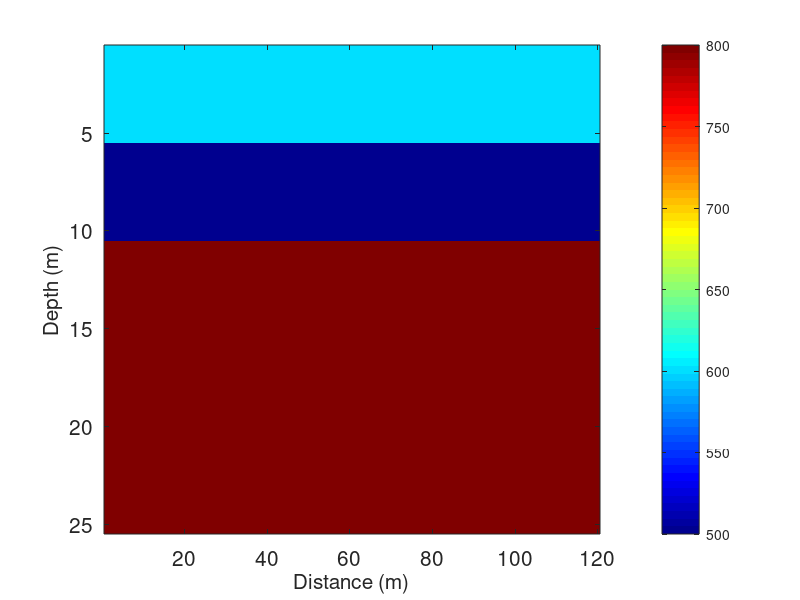

Recreate this plot in MATLAB. (Note: this script raises an error after producing the figure.)
clear all
addpath('./data')
%% figure3
load figure3.mat
figure
imagesc(vs_d)
colormap(jet)
set(gca,'FontSize',15);
title(' ','FontSize',15)
xlabel('Distance (m)','FontSize',15)
ylabel('Depth (m)','FontSize',15)
c=colorbar('Ticks',[500,600,700,800]);
c.Label.String = 'Vs (m/s)';
c.FontSize=15; 
set(c.Label,'Position',[ 0.5 max(c.Limits)*1.04 ],'Rotation',360,'FontSize',15);
set(gcf,'Position',[640 558 560 420])
set(gca,'LooseInset',get(gca,'TightInset'))
set(gca, 'LooseInset', [0,0,0.04,0]);
% print('figure3','-dsvg','-r300')
%% figure4
load figure4.mat
figure
wigg(seismo_v_u(:,2:2:end),2,dt,1)
set(gca,'FontSize',15);
 xlabel('Distance (m)','fontsize',15);
 ylabel('Time (s)','fontsize',15);
 annotation('textbox',[.015 .82 .1 .2],'String','(a)','EdgeColor','none','FontSize',15)
set(gcf,'Position',[640 558 560 420])
set(gca,'LooseInset',get(gca,'TightInset'))
set(gca, 'LooseInset', [0,0,0.04,0]);
% print('-painters','figure4a','-dsvg','-r300')


figure
wigg(seismo_v_d(:,2:2:end),2,dt,1)
set(gca,'FontSize',15);
 xlabel('Distance(m)','fontsize',15);
 ylabel('Time(s)','fontsize',15);
 annotation('textbox',[.015 .82 .1 .2],'String','(b)','EdgeColor','none','FontSize',15)
set(gcf,'Position',[640 558 560 420])
set(gca,'LooseInset',get(gca,'TightInset'))
set(gca, 'LooseInset', [0,0,0.04,0]);
% print('-painters','figure4b','-dsvg','-r300')


 figure
plot(dt:dt:nt*dt,seismo_v_u(:,40), 'k','LineWidth',2)
hold on 
plot(dt:dt:nt*dt,seismo_v_d(:,40), 'r','LineWidth',2)
 set(gca,'FontSize',15);
 annotation('textbox',[.00 .82 .1 .2],'String','(c)','EdgeColor','none','FontSize',15)
ylabel(' Amplitude ','fontsize',15); xlabel(' Time(s) ','fontsize',15);
 legend(['\fontname{Times New Roman}Geophone' ],['\fontname{Times New Roman}DAS']);
 set(gcf,'Position',[640 558 560 420])
set(gca,'LooseInset',get(gca,'TightInset'))
set(gca, 'LooseInset', [0,0,0.04,0]);
% print('figure4c','-dsvg','-r300')

figure
imagesc(fmin:df:fmax,vmin:vmax,mlu(:,:,1))
set(gca,'Ydir','normal')
set(gca,'FontSize',15);
colormap(jet)
ylabel('Phase velocity(m/s)','FontSize',15);
xlabel('Frequency(Hz)','FontSize',15)
hold on 
plot(fmin:0.2:fmax,cr_0u(:,1),'k--','LineWidth',1.5) 
plot(fmin:2:fmax,vr(1:10:end,1),'g*','LineWidth',1.5) 
plot(fmin:0.2:fmax,mu90+vmin,'w--','LineWidth',1.5) 
annotation('textbox',[.00 .8 .1 .2],'String','(d)','EdgeColor','none','FontSize',15)
legend(['\fontname{Times New Roman}Geophone'],['\fontname{Times New Roman}Theoretical dispersion curve'])
colorbar
c=colorbar;
c.FontSize=15; 
set(gcf,'Position',[640 558 560 420])
set(gca,'LooseInset',get(gca,'TightInset'))
set(gca, 'LooseInset', [0,0,0.04,0]);
% print('figure4d','-dsvg','-r300')

figure
imagesc(fmin:df:fmax,vmin:vmax,mld(:,:,1))
set(gca,'Ydir','normal')
set(gca,'FontSize',15);
colormap(jet)
ylabel('Phase velocity(m/s)','FontSize',15);
xlabel('Frequency(Hz)','FontSize',15)
hold on 
plot(fmin:0.2:fmax,cr_0d(:,1),'k--','LineWidth',1.5) 
plot(fmin:2:fmax,vr(1:10:end,1),'g*','LineWidth',1.5) 
plot(fmin:0.2:fmax,md90+vmin,'w--','LineWidth',1.5) 
annotation('textbox',[.00 .82 .1 .2],'String','(e)','EdgeColor','none','FontSize',15)
legend(['\fontname{Times New Roman}DAS'],['\fontname{Times New Roman}Theoretical dispersion curve'])
colorbar
c=colorbar;
c.FontSize=15; 
set(gcf,'Position',[640 558 560 420])
set(gca,'LooseInset',get(gca,'TightInset'))
set(gca, 'LooseInset', [0,0,0.04,0]);
% print('figure4e','-dsvg','-r300')

 figure
 plot(fmin:df:fmax,vr(:,1), 'k','LineWidth',2)
hold on 
plot(fmin:df:fmax,cr_0u, 'r--','LineWidth',2)
plot(fmin:df:fmax,cr_0d, 'g--','LineWidth',2)
 set(gca,'FontSize',15);
 annotation('textbox',[.00 .82 .1 .2],'String','(f)','EdgeColor','none','FontSize',15)
ylabel('Phase velocity(m/s) ','fontsize',15); xlabel(' Frequency(Hz) ','fontsize',15);
axis([10  80  400 1000])
legend(['\fontname{Times New Roman}Theoretical dispersion curve' ],['\fontname{Times New Roman}Geophone' ],['\fontname{Times New Roman}DAS']);
 set(gcf,'Position',[640 558 560 420])
set(gca,'LooseInset',get(gca,'TightInset'))
set(gca, 'LooseInset', [0,0,0.04,0]);
% print('figure4f','-dsvg','-r300')
%% figure 5
load ('figure5.mat')
figure
imagesc(vs_d)
colormap(jet)
set(gca,'FontSize',15);
title(' ','FontSize',15)
annotation('textbox',[.00 .8 .1 .2],'String','(a)','EdgeColor','none','FontSize',15)
xlabel('Distance (m)','FontSize',15)
ylabel('Depth (m)','FontSize',15)
c=colorbar;
c.Label.String = 'Vs (m/s)';
c.FontSize=15; 
set(c.Label,'Position',[ 0.5 max(c.Limits)*1.045 ],'Rotation',360,'FontSize',15);
set(gcf,'Position',[640 558 1060 420])
set(gca,'LooseInset',get(gca,'TightInset'))
set(gca, 'LooseInset', [0,0,0.04,0]);
% print('figure5a','-dsvg','-r300')

figure
imagesc(vsi)
colormap(jet)
set(gca,'FontSize',15);
title(' ','FontSize',15)
annotation('textbox',[.00 .8 .1 .2],'String','(b)','EdgeColor','none','FontSize',15)
xlabel('Distance (m)','FontSize',15)
ylabel('Depth (m)','FontSize',15)
c=colorbar;
c.Label.String = 'Vs (m/s)';
c.FontSize=15; 
set(c.Label,'Position',[ 0.5 max(c.Limits)*1.045 ],'Rotation',360,'FontSize',15);
set(gcf,'Position',[640 558 1060 420])
set(gca,'LooseInset',get(gca,'TightInset'))
set(gca, 'LooseInset', [0,0,0.04,0]);
% print('figure5b','-dsvg','-r300')

figure
imagesc(vs)
colormap(jet)
set(gca,'FontSize',15);
title(' ','FontSize',15)
annotation('textbox',[.00 .8 .1 .2],'String','(c)','EdgeColor','none','FontSize',15)
xlabel('Distance (m)','FontSize',15)
ylabel('Depth (m)','FontSize',15)
c=colorbar;
c.Label.String = 'Vs (m/s)';
c.FontSize=15; 
set(c.Label,'Position',[ 0.5 max(c.Limits)*1.045 ],'Rotation',360,'FontSize',15);
set(gcf,'Position',[640 558 1060 420])
set(gca,'LooseInset',get(gca,'TightInset'))
set(gca, 'LooseInset', [0,0,0.04,0]);
% print('figure5c','-dsvg','-r300')
%% figure 6
load ('figure6.mat')
figure
imagesc(shot,freq,round(cr_0))
set(gca,'Ydir','normal')
ylabel(' Frequency(Hz)','FontSize',15);   xlabel(' Shots (#) ','FontSize',15);
colormap(jet)
set(gca,'FontSize',15);
title(' ','FontSize',15)
annotation('textbox',[.00 .8 .1 .2],'String','(a)','EdgeColor','none','FontSize',15)
c=colorbar;
caxis([245 662])
c.Label.String = 'V (m/s)';
c.FontSize=15; 
set(c.Label,'Position',[ 0.5 max(c.Limits)*1.052 ],'Rotation',360,'FontSize',15);
set(gcf,'Position',[640 558 560 420])
set(gca,'LooseInset',get(gca,'TightInset'))
set(gca, 'LooseInset', [0,0,0.04,0]);
% print('figure6a','-dsvg','-r300')

figure
imagesc(shot,freq,round(cr_011))
set(gca,'Ydir','normal')
ylabel(' Frequency(Hz)','FontSize',15);   xlabel(' Shots (#) ','FontSize',15);
colormap(jet)
set(gca,'FontSize',15);
title(' ','FontSize',15)
annotation('textbox',[.00 .8 .1 .2],'String','(b)','EdgeColor','none','FontSize',15)
c=colorbar;
caxis([245 662])
c.Label.String = 'V (m/s)';
c.FontSize=15; 
set(c.Label,'Position',[ 0.5 max(c.Limits)*1.052 ],'Rotation',360,'FontSize',15);
set(gcf,'Position',[640 558 560 420])
set(gca,'LooseInset',get(gca,'TightInset'))
set(gca, 'LooseInset', [0,0,0.04,0]);
% print('figure6b','-dsvg','-r300')
%% figure 7
load ('figure7.mat')
figure
plot(residual/max(residual), 'k','LineWidth',2)
ylabel('Normalization Data Misfit','FontSize',15);   xlabel(' Iteration ','FontSize',15);
axis([1  62  0 1])
set(gca,'Ydir','normal')
set(gca,'FontSize',15);
annotation('textbox',[.00 .8 .1 .2],'String','(a)','EdgeColor','none','FontSize',15)
set(gcf,'Position',[640 558 560 420])
set(gca,'LooseInset',get(gca,'TightInset'))
set(gca, 'LooseInset', [0,0,0.04,0]);
% print('figure7a','-dsvg','-r300')

figure
plot(residual_m/max(residual_m), 'k','LineWidth',2)
ylabel('Normalization Model Misfit');   xlabel(' Iteration ');
axis([1  62  0.3 1])
set(gca,'Ydir','normal')
set(gca,'FontSize',15);
annotation('textbox',[.00 .8 .1 .2],'String','(b)','EdgeColor','none','FontSize',15)
set(gcf,'Position',[640 558 560 420])
set(gca,'LooseInset',get(gca,'TightInset'))
set(gca, 'LooseInset', [0,0,0.04,0]);
% print('figure7b','-dsvg','-r300')
%% figure 8
load figure8.mat
figure
imagesc(vs_d)
colormap(jet)
set(gca,'FontSize',25);
title(' ','FontSize',25)
annotation('textbox',[.00 .8 .1 .2],'String','(a)','EdgeColor','none','FontSize',25)
xlabel('Distance (m)','FontSize',25)
ylabel('Depth (m)','FontSize',25)
c=colorbar;
c.Label.String = 'dVs (%)';
c.FontSize=25; 
set(c.Label,'Position',[ 0.5 max(c.Limits)*1.02 ],'Rotation',360,'FontSize',25);
caxis([665,735])
set(c,'Ticks',[665 700 735]);
set(c,'TickLabels',[-5 0 5]);
set(gcf,'Position',[640 558 1600 420])
set(gca,'LooseInset',get(gca,'TightInset'))
set(gca, 'LooseInset', [0,0,0.04,0]);
%  print('figure8a','-dsvg','-r300')

figure
imagesc(vsi)
colormap(jet)
set(gca,'FontSize',25);
title(' ','FontSize',25)
annotation('textbox',[.00 .8 .1 .2],'String','(b)','EdgeColor','none','FontSize',25)
xlabel('Distance (m)','FontSize',25)
ylabel('Depth (m)','FontSize',25)
c=colorbar;
c.Label.String = 'dVs (%)';
c.FontSize=25; 
set(c.Label,'Position',[ 0.5 max(c.Limits)*1.02 ],'Rotation',360,'FontSize',25);
caxis([665,735])
set(c,'Ticks',[665 700 735]);
set(c,'TickLabels',[-5 0 5]);
set(gcf,'Position',[640 558 1600 420])
set(gca,'LooseInset',get(gca,'TightInset'))
set(gca, 'LooseInset', [0,0,0.04,0]);
% print('figure8b','-dsvg','-r300')


figure
imagesc(vs1)
hold on 
plot(13*ones(1,120), 'k--','LineWidth',2)
plot(6*ones(1,120), 'k--','LineWidth',2)
for i=10:10:110
plot([i,i],[0,21], 'k--','LineWidth',2)
end
colormap(jet)
set(gca,'FontSize',25);
title(' ','FontSize',25)
annotation('textbox',[.00 .8 .1 .2],'String','(c)','EdgeColor','none','FontSize',25)
xlabel('Distance (m)','FontSize',25)
ylabel('Depth (m)','FontSize',25)
c=colorbar;
c.Label.String = 'dVs (%)';
c.FontSize=25; 
set(c.Label,'Position',[ 0.5 max(c.Limits)*1.02 ],'Rotation',360,'FontSize',25);
caxis([665,735])
set(c,'Ticks',[665 700 735]);
set(c,'TickLabels',[-5 0 5]);
set(gcf,'Position',[640 558 1600 420])
set(gca,'LooseInset',get(gca,'TightInset'))
set(gca, 'LooseInset', [0,0,0.04,0]);
% print('figure8c','-dsvg','-r300')


figure
imagesc(vs2)
hold on 
plot(13*ones(1,120), 'k--','LineWidth',2)
plot(6*ones(1,120), 'k--','LineWidth',2)
for i=10:10:110
plot([i,i],[0,21], 'k--','LineWidth',2)
end
colormap(jet)
set(gca,'FontSize',25);
title(' ','FontSize',25)
annotation('textbox',[.00 .8 .1 .2],'String','(d)','EdgeColor','none','FontSize',25)
xlabel('Distance (m)','FontSize',25)
ylabel('Depth (m)','FontSize',25)
c=colorbar;
c.Label.String = 'dVs (%)';
c.FontSize=25; 
set(c.Label,'Position',[ 0.5 max(c.Limits)*1.02 ],'Rotation',360,'FontSize',25);
caxis([665,735])
set(c,'Ticks',[665 700 735]);
set(c,'TickLabels',[-5 0 5]);
set(gcf,'Position',[640 558 1600 420])
set(gca,'LooseInset',get(gca,'TightInset'))
set(gca, 'LooseInset', [0,0,0.04,0]);
% print('figure8d','-dsvg','-r300')


figure
imagesc(vs3)
hold on 
plot(13*ones(1,120), 'k--','LineWidth',2)
plot(6*ones(1,120), 'k--','LineWidth',2)
for i=10:10:110
plot([i,i],[0,21], 'k--','LineWidth',2)
end
colormap(jet)
set(gca,'FontSize',25);
title(' ','FontSize',25)
annotation('textbox',[.00 .8 .1 .2],'String','(e)','EdgeColor','none','FontSize',25)
xlabel('Distance (m)','FontSize',25)
ylabel('Depth (m)','FontSize',25)
c=colorbar;
c.Label.String = 'dVs (%)';
c.FontSize=25; 
set(c.Label,'Position',[ 0.5 max(c.Limits)*1.02 ],'Rotation',360,'FontSize',25);
caxis([665,735])
set(c,'Ticks',[665 700 735]);
set(c,'TickLabels',[-5 0 5]);
set(gcf,'Position',[640 558 1600 420])
set(gca,'LooseInset',get(gca,'TightInset'))
set(gca, 'LooseInset', [0,0,0.04,0]);
% print('figure8e','-dsvg','-r300')

figure
imagesc(vs4)
hold on 
plot(13*ones(1,120), 'k--','LineWidth',2)
plot(6*ones(1,120), 'k--','LineWidth',2)
for i=10:10:110
plot([i,i],[0,21], 'k--','LineWidth',2)
end
colormap(jet)
set(gca,'FontSize',25);
title(' ','FontSize',25)
annotation('textbox',[.00 .8 .1 .2],'String','(f)','EdgeColor','none','FontSize',25)
xlabel('Distance (m)','FontSize',25)
ylabel('Depth (m)','FontSize',25)
c=colorbar;
c.Label.String = 'dVs (%)';
c.FontSize=25; 
set(c.Label,'Position',[ 0.5 max(c.Limits)*1.02 ],'Rotation',360,'FontSize',25);
caxis([665,735])
set(c,'Ticks',[665 700 735]);
set(c,'TickLabels',[-5 0 5]);
set(gcf,'Position',[640 558 1600 420])
set(gca,'LooseInset',get(gca,'TightInset'))
set(gca, 'LooseInset', [0,0,0.04,0]);
% print('figure8f','-dsvg','-r300')
%% figure 9
load figure9.mat
figure
 plot(residual1/max(residual1), 'k','LineWidth',2)
 hold on
 plot(residual2/max(residual2), 'r','LineWidth',2)
 plot(residual3/max(residual3), 'g','LineWidth',2)
 plot(residual4/max(residual4), 'b','LineWidth',2)
 axis([1  inf  0 1])
 yticks([0 0.2 0.4 0.6 0.8 1])
 legend(['\fontname{Times New Roman}Geophone' ],['\fontname{Times New Roman}g=1m' ],['\fontname{Times New Roman}g=4m' ],['\fontname{Times New Roman}g=8m']);
 ylabel('Normalization Data Misfit');   xlabel(' Iteration ');
 set(gca,'Ydir','normal')
set(gca,'FontSize',15);
annotation('textbox',[.02 .82 .1 .2],'String','(a)','EdgeColor','none','FontSize',15)
set(gcf,'Position',[140 158 560 420])
set(gca,'LooseInset',get(gca,'TightInset'))
set(gca, 'LooseInset', [0,0,0.04,0]);
% print('figure9a','-dsvg','-r300')

 figure
 plot(residual_m1/max(residual_m1), 'k','LineWidth',2)
 hold on
 plot(residual_m2/max(residual_m2), 'r','LineWidth',2)
 plot(residual_m3/max(residual_m3), 'g','LineWidth',2)
 plot(residual_m4/max(residual_m4), 'b','LineWidth',2)
 axis([1  inf  0 1])
  yticks([0 0.2 0.4 0.6 0.8 1])
 legend(['\fontname{Times New Roman}Geophone' ],['\fontname{Times New Roman}g=1m' ],['\fontname{Times New Roman}g=4m' ],['\fontname{Times New Roman}g=8m']);
 ylabel('Normalization Model Misfit');   xlabel(' Iteration ');
 set(gca,'Ydir','normal')
set(gca,'FontSize',15);
annotation('textbox',[.02 .82 .1 .2],'String','(b)','EdgeColor','none','FontSize',15)
set(gcf,'Position',[140 158 560 420])
set(gca,'LooseInset',get(gca,'TightInset'))
set(gca, 'LooseInset', [0,0,0.04,0]);
% print('figure9b','-dsvg','-r300')
%% figure 12
load('figure12.mat')
figure
ax1=axes;
axis_pos= [xmin xmax ymin ymax];
c1=aa_bp(501:2001,1:410);
h=imagesc(0.02:0.02:410*0.02,-30:0.04:30,c1);
axis(axis_pos );
colormap(ax1,'gray') 
xlabel('Distance(km) ','FontSize',15); ylabel(' Time(s) ','FontSize',15);
set(gca,'FontSize',15);
set(gcf,'Position',[640 558 1060 420])
set(gca,'LooseInset',get(gca,'TightInset'))
set(gca, 'LooseInset', [0,0,0.04,0]);
fig_pos=ax1.Position;
caxis([-0.8 0.8])

ax2=axes;
c2=aa_bp(501:2001,411:475);
h2=imagesc(410*0.02:0.02:475*0.02,-30:0.04:30,c2);
axis(axis_pos );
set(ax2,'position',fig_pos );
axis off
caxis([-0.6 0.6])

ax3=axes;
c3=aa_bp(501:2001,476:998);
h3=imagesc(476*0.02:0.02:998*0.02,-30:0.04:30,c3);
% axis off
axis(axis_pos );
set(ax3,'position',fig_pos );
colormap(ax3,'gray') 
axis off
caxis([-0.8 0.8])

hold on
 plot(0.02:0.02:998*0.02,(0.02:0.02:998*0.02)/0.5-410*0.04,'b--','LineWidth',1.5) 
 plot(0.02:0.02:998*0.02,410*0.04-(0.02:0.02:998*0.02)/0.5,'b--','LineWidth',1.5) 
 plot(8:0.02:9.5,(8:0.02:9.5)/0.2-41,'r--','LineWidth',1.5) 
 plot(8:0.02:9.5,41-(8:0.02:9.5)/0.2,'r--','LineWidth',1.5) 
  annotation('textbox',[.89 .59 .1 .2],'String','500m/s','color',[0,0,1],'EdgeColor','none','FontSize',15)
  annotation('textbox',[.89 .16 .1 .2],'String','500m/s','color',[0,0,1],'EdgeColor','none','FontSize',15)
  annotation('textbox',[.386 .49 .1 .2],'String','200m/s','color',[1,0,0],'EdgeColor','none','FontSize',15)
  annotation('textbox',[.386 .26 .1 .2],'String','200m/s','color',[1,0,0],'EdgeColor','none','FontSize',15)
%   print('figure12','-dsvg','-r300')
%% figure 13
load('figure13.mat')
figure
imagesc(1.2:0.02:2.4,0:0.04:10,aa1)
xlabel('Distance(km) ','FontSize',15); ylabel(' Time(s) ','FontSize',15);
colormap(gray)
annotation('textbox',[.00 .8 .1 .2],'String','(a)','EdgeColor','none','FontSize',15)
set(gca,'FontSize',15);
set(gcf,'Position',[640 558 560 420])
set(gca,'LooseInset',get(gca,'TightInset'))
set(gca, 'LooseInset', [0,0,0.04,0]);
% print('figure13a','-dsvg','-r300')

figure
imagesc(6:0.02:7.2,0:0.04:10,aa2)
xlabel('Distance(km) '); ylabel(' Time(s) ');
colormap(gray)
annotation('textbox',[.00 .8 .1 .2],'String','(c)','EdgeColor','none','FontSize',15)
set(gca,'FontSize',15);
set(gcf,'Position',[640 558 560 420])
set(gca,'LooseInset',get(gca,'TightInset'))
set(gca, 'LooseInset', [0,0,0.04,0]);
% print('figure13c','-dsvg','-r300')

figure
    imagesc(f,vmin:dv:vmax,ml1)
     set(gca,'Ydir','normal')
     colormap(jet)
     ylabel('Phase velocity(m/s)','FontSize',15); xlabel('Frequency(Hz)','FontSize',15);
     hold on 
     plot(f(1:5:end),cr_2,'k+','LineWidth',1.5)
     plot(f(82:5:end),cr_01(1:5:end),'gX','LineWidth',1.5)
set(gca,'FontSize',15);
legend(['\fontname{Times New Roman}Fundamental Mode' ],['\fontname{Times New Roman}High-order Mode' ])
colorbar
annotation('textbox',[.00 .8 .1 .2],'String','(b)','EdgeColor','none','FontSize',15)
c=colorbar;
c.FontSize=15; 
set(gcf,'Position',[640 558 560 420])
set(gca,'LooseInset',get(gca,'TightInset'))
set(gca, 'LooseInset', [0,0,0.04,0]);
% print('figure13b','-dsvg','-r300')

figure
    imagesc(f,vmin:dv:vmax,ml2)
     set(gca,'Ydir','normal')
     colormap(jet)
     ylabel('Phase velocity(m/s)','FontSize',15); xlabel('Frequency(Hz)','FontSize',15);
     hold on 
     plot(f(1:5:end),cr_3,'k+','LineWidth',1.5)
set(gca,'FontSize',15);
legend(['\fontname{Times New Roman}Fundamental Mode' ])
colorbar
annotation('textbox',[.00 .8 .1 .2],'String','(d)','EdgeColor','none','FontSize',15)
c=colorbar;
c.FontSize=15; 
set(gcf,'Position',[640 558 560 420])
set(gca,'LooseInset',get(gca,'TightInset'))
set(gca, 'LooseInset', [0,0,0.04,0]);
% print('figure13d','-dsvg','-r300')

load  ('F:\LH\program\Lab_WD_multi_v31_DAS\dasdata\ofset30cr02.mat') 
figure
plot(f,cr_1, 'k','LineWidth',1)
set(gca,'Ydir','normal')
xlabel(' Frequency(Hz)','FontSize',15);   ylabel(' Phase velocity(m/s) ','FontSize',15);
colormap(jet)
set(gca,'FontSize',15);
annotation('textbox',[.00 .8 .1 .2],'String','(e)','EdgeColor','none','FontSize',15)
set(gcf,'Position',[640 558 560 420])
set(gca,'LooseInset',get(gca,'TightInset'))
set(gca, 'LooseInset', [0,0,0.04,0]);
axis([1 4 200 700])
% print('figure13e','-dsvg','-r300')
%% figure 14
load('figure14.mat')
figure
imagesc(0.01:0.01:19.95,0.01:0.01:0.3,vsi);
colormap(jet) 
set(gca,'FontSize',20);
title(' ','FontSize',20)
annotation('textbox',[.00 .8 .1 .2],'String','(a)','EdgeColor','none','FontSize',20)
xlabel('Distance (km)','FontSize',20)
ylabel('Depth (km)','FontSize',20)
c=colorbar;
c.Label.String = 'Vs (m/s)';
c.FontSize=20; 
set(c.Label,'Position',[ 0.5 max(c.Limits)*1.09 ],'Rotation',360,'FontSize',20);
set(gcf,'Position',[640 558 1300 420])
set(gca,'LooseInset',get(gca,'TightInset'))
set(gca, 'LooseInset', [0,0,0.04,0]);
% print('figure14a','-dsvg','-r300')

figure
imagesc(0.01:0.01:19.95,0.01:0.01:0.3,vsd);
hold on
pcolor(0.01:0.01:19.95,0.01:0.01:0.3,vsd);shading interp;
[C,hfigc] = contour(0.01:0.01:19.95,0.01:0.01:0.3,vsd,[600 900],'ShowText','off');
set(hfigc,   'LineWidth',2.0,  'Color', [1 1 1]);
colormap(jet) 
  annotation('textbox',[.19833 .59 .1 .2],'String','600','color',[0,0,0],'EdgeColor','none','FontSize',15)
  annotation('textbox',[.19833 .49 .1 .2],'String','600','color',[0,0,0],'EdgeColor','none','FontSize',15)
  annotation('textbox',[.19833 .32 .1 .2],'String','900','color',[0,0,0],'EdgeColor','none','FontSize',15)
  annotation('textbox',[.4555 .637 .1 .2],'String','Unmapped Faults','HorizontalAlignment','center','color',[1,1,1],'EdgeColor','none','FontSize',15)
  annotation('textbox',[.75 .66 .1 .2],'String','Aptos Fault Zone','HorizontalAlignment','center','color',[1,1,1],'EdgeColor','none','FontSize',15)
rectangle('Position',[8.25 0.017 1 0.2],'LineWidth',1.5,'Edgecolor','k')
rectangle('Position',[14.9 0.017 4.1 0.11],'LineWidth',1.5,'Edgecolor','k')
  plot([3.97,4.1], [0.04,0.13],'k--','LineWidth',2) 
   plot([5.02,4.5], [0.02,0.11],'w--','LineWidth',2) 
   plot([8.36,8.9], [0.02,0.21],'w--','LineWidth',2) 
   plot([16,15], [0.02,0.12],'w--','LineWidth',2) 
   plot([18.24,18.9], [0.02,0.12],'w--','LineWidth',2) 
set(gca,'FontSize',20);
title(' ','FontSize',20)
annotation('textbox',[.00 .8 .1 .2],'String','(b)','EdgeColor','none','FontSize',20)
xlabel('Distance (km)','FontSize',20)
ylabel('Depth (km)','FontSize',20)
c=colorbar;
c.Label.String = 'Vs (m/s)';
c.FontSize=20; 
set(c.Label,'Position',[ 0.5 max(c.Limits)*1.1 ],'Rotation',360,'FontSize',20);
set(gcf,'Position',[640 558 1300 420])
set(gca,'LooseInset',get(gca,'TightInset'))
set(gca, 'LooseInset', [0,0,0.04,0]);
% print('-painters','figure14b','-dsvg','-r300')

figure
hp=imagesc(0.9:0.1:19,0.0:0.01:0.3,vs2);
hold on
pcolor(0.9:0.1:19,0.0:0.01:0.3,vs2);
shading interp;
set(hp,'alphadata',(vs2>0))
[C,hfigc] = contour(0.9:0.1:19,0.0:0.01:0.3,vs2,[300 600],'ShowText','off');
set(hfigc,   'LineWidth',2.0,  'Color', [1 1 1]);
colormap(jet) 
  annotation('textbox',[.1791 .6138 .1 .2],'String','300','color',[0,0,0],'EdgeColor','none','FontSize',15)
  annotation('textbox',[.1791 .4352 .1 .2],'String','600','color',[0,0,0],'EdgeColor','none','FontSize',15)
set(gca,'FontSize',20);
 title(' ','FontSize',20)
annotation('textbox',[.00 .8 .1 .2],'String','(c)','EdgeColor','none','FontSize',20)
xlabel('Distance (km)','FontSize',20)
ylabel('Depth (km)','FontSize',20)
c=colorbar;
c.Label.String = 'Vs (m/s)';
c.FontSize=20; 
caxis([189.5 1300])
set(c.Label,'Position',[ 0.5 max(c.Limits)*1.1 ],'Rotation',360,'FontSize',20);
set(gcf,'Position',[640 558 1300 420])
set(gca,'LooseInset',get(gca,'TightInset'))
set(gca, 'LooseInset', [0,0,0.04,0]);
% print('figure14c','-dsvg','-r300')
%% figure 15
load ('figure15.mat')
figure
    imagesc(0.99+0.00:0.02:19.39+0.00,0:dt:26*dt-dt,data1);
    hold on
     pcolor(0.99+0.00:0.02:19.39+0.00,0:dt:26*dt-dt,data1);shading interp;
     set(gca,'Ydir','reverse')
    colormap(gray);
    caxis([-0.5 0.5]);
%     annotation('arrow',[0.38 0.435],[0.3 0.42],'color',[1,0,0],'LineWidth',2.5,'LineStyle','-')
 ylabel(' Time(s) ','FontSize',20); xlabel(' Distance(km) ','FontSize',20);
 set(gca,'FontSize',20);
annotation('textbox',[.00 .8 .1 .2],'String','(a)','EdgeColor','none','FontSize',20)
set(gcf,'Position',[640 558 1100 420])
set(gca,'LooseInset',get(gca,'TightInset'))
set(gca, 'LooseInset', [0,0,0.04,0]);
% print('-painters','figure15a','-dsvg','-r300')

dt=0.003;
figure
imagesc(0.99+0.00:0.02:19.39+0.00,0:dt:334*dt,data2);
colormap(gray);
caxis([-0.4 0.4]);
hold on 
plot(0.99+0.00:0.2:19.39+0.00,y, 'r--','LineWidth',2)
 ylabel(' Time(s) ','FontSize',20); xlabel(' Distance(km) ','FontSize',20);
 set(gca,'FontSize',20);
annotation('textbox',[.00 .8 .1 .2],'String','(b)','EdgeColor','none','FontSize',20)
set(gcf,'Position',[640 558 1100 420])
set(gca,'LooseInset',get(gca,'TightInset'))
set(gca, 'LooseInset', [0,0,0.04,0]);
% print('figure15b','-dsvg','-r300')

dt=0.003;
figure
imagesc(0.99+0.06:0.02:18.99+0.06-0.12,0:dt:334*dt,data3);
colormap(gray);
caxis([-0.4 0.4]);
hold on 
plot(0.99+0.00:0.2:19.39+0.00,y, 'r--','LineWidth',2)
 ylabel(' Time(s) ','FontSize',20); xlabel(' Distance(km) ','FontSize',20);
 set(gca,'FontSize',20);
annotation('textbox',[.00 .8 .1 .2],'String','(c)','EdgeColor','none','FontSize',20)
set(gcf,'Position',[640 558 1070 420])
set(gca,'LooseInset',get(gca,'TightInset'))
set(gca, 'LooseInset', [0,0,0.04,0]);
% print('figure15c','-dsvg','-r300')
%% figure 16
load('figure14.mat')
figure
imagesc(0.01:0.01:19.95,0.01:0.01:0.3,vsd);
hold on
pcolor(0.01:0.01:19.95,0.01:0.01:0.3,vsd);shading interp;
[C,hfigc] = contour(0.01:0.01:19.95,0.01:0.01:0.3,vsd,[600 900],'ShowText','off');
set(hfigc,   'LineWidth',2.0,  'Color', [1 1 1]);
colormap(jet) 
set(gca,'FontSize',20);
title(' ','FontSize',20)
xlabel('Distance (km)','FontSize',20)
ylabel('Depth (km)','FontSize',20)
c=colorbar;
c.Label.String = 'Vs (m/s)';
c.FontSize=20; 
set(c.Label,'Position',[ 0.5 max(c.Limits)*1.1 ],'Rotation',360,'FontSize',20);
set(gcf,'Position',[640 558 1300 420])
set(gca,'LooseInset',get(gca,'TightInset'))
set(gca, 'LooseInset', [0,0,0.04,0]);
% print('figure16','-dsvg','-r300')
%% figure 18
load  ('figure18.mat') 
figure
imagesc(1:88,f,cr0)
set(gca,'Ydir','normal')
ylabel(' Frequency(Hz)','FontSize',15);   xlabel(' Shots (#) ','FontSize',15);
colormap(jet)
set(gca,'FontSize',15);
title(' ','FontSize',15)
annotation('textbox',[.00 .8 .1 .2],'String','(a)','EdgeColor','none','FontSize',15)
c=colorbar;
caxis([200 650])
c.Label.String = 'V (m/s)';
c.FontSize=15; 
set(c.Label,'Position',[ 0.5 max(c.Limits)*1.06 ],'Rotation',360,'FontSize',15);
set(gcf,'Position',[640 558 1000 420])
set(gca,'LooseInset',get(gca,'TightInset'))
set(gca, 'LooseInset', [0,0,0.04,0]);
% print('figure18a','-dsvg','-r300')


figure
imagesc(1:88,f,cr1)
set(gca,'Ydir','normal')
ylabel(' Frequency(Hz)','FontSize',15);   xlabel(' Shots (#) ','FontSize',15);
colormap(jet)
set(gca,'FontSize',15);
title(' ','FontSize',15)
annotation('textbox',[.00 .8 .1 .2],'String','(b)','EdgeColor','none','FontSize',15)
 colormap(jet)
c=colorbar;
caxis([200 650])
c.Label.String = 'V (m/s)';
c.FontSize=15; 
set(c.Label,'Position',[ 0.5 max(c.Limits)*1.06 ],'Rotation',360,'FontSize',15);
set(gcf,'Position',[640 558 1000 420])
set(gca,'LooseInset',get(gca,'TightInset'))
set(gca, 'LooseInset', [0,0,0.04,0]);
% print('figure18b','-dsvg','-r300')

figure
imagesc(1:88,f,cr2)
set(gca,'Ydir','normal')
ylabel(' Frequency(Hz)','FontSize',15);   xlabel(' Shots (#) ','FontSize',15);
colormap(jet)
set(gca,'FontSize',15);
title(' ','FontSize',15)
annotation('textbox',[.00 .8 .1 .2],'String','(c)','EdgeColor','none','FontSize',15)
 colormap(jet)
c=colorbar;
caxis([200 650])
c.Label.String = 'V (m/s)';
c.FontSize=15; 
set(c.Label,'Position',[ 0.5 max(c.Limits)*1.06 ],'Rotation',360,'FontSize',15);
set(gcf,'Position',[640 558 1000 420])
set(gca,'LooseInset',get(gca,'TightInset'))
set(gca, 'LooseInset', [0,0,0.04,0]);
% print('figure18c','-dsvg','-r300')

%% figure 19
 load figure19.mat
   figure
    plot(residual/max(residual), 'k','LineWidth',2)
     axis([1  36  0 1])
     set(gca,'FontSize',15);
 ylabel('Normalization Data Misfit','FontSize',15);   xlabel(' Iteration ','FontSize',15);
 
 set(gcf,'Position',[640 558 560 420])
set(gca,'LooseInset',get(gca,'TightInset'))
set(gca, 'LooseInset', [0,0,0.04,0]);
% print('figure18','-dsvg','-r300')
%% figure20
load('figure20.mat')
 figure
surf(XX1,YY1,ZZ3,RGB)
 light('Position',[-0.000191482807571,-0.000045151425103,0.999999980647841],'style','infinite')
  hold on
mesh(y,x,z+295,vs,'EdgeLighting','none','FaceColor','interp')
colormap(jet)
  annotation('textbox',[.133 .7033 .1 .2],'String','F1','color',[0,0,0],'EdgeColor','none','FontSize',15)
  annotation('textbox',[.242 .6822 .1 .2],'String','F2','color',[0,0,0],'EdgeColor','none','FontSize',15)
  annotation('textbox',[.343 .6822 .1 .2],'String','F3','color',[0,0,0],'EdgeColor','none','FontSize',15)
  annotation('textbox',[.328 .7355 .13 .2],'String','Aptos Failt Zones','HorizontalAlignment','center','color',[0,0,0],'EdgeColor','none','FontSize',15)
  annotation('textbox',[.828 .4111 .1 .2],'String','0km','color',[0,0,0],'EdgeColor','none','FontSize',15)
  annotation('textbox',[.113 .4522 .1 .2],'String','20km','color',[0,0,0],'EdgeColor','none','FontSize',15)
  annotation('textbox',[.594 .7344 .16 .2],'String','Pajaro River','HorizontalAlignment','center','color',[0,0,0],'EdgeColor','none','FontSize',15)
 line([iaa(397,2),iaa(410,2)],[iaa(397,1),iaa(410,1)],[-40+270,-130+270],'color','black','linestyle','--','LineWidth',2)
    line([iaa(502,2),iaa(450,2)],[iaa(502,1),iaa(450,1)],[-20+270,-110+270],'color','white','linestyle','--','LineWidth',2)
    line([iaa(836,2),iaa(900,2)],[iaa(836,1),iaa(900,1)],[-20+270,-220+270],'color','white','linestyle','--','LineWidth',2)
    line([iaa(1615,2),iaa(1500,2)],[iaa(1615,1),iaa(1500,1)],[-20+270,-120+270],'color','white','linestyle','--','LineWidth',2)
    line([iaa(1824,2),iaa(1890,2)],[iaa(1824,1),iaa(1890,1)],[-20+270,-120+270],'color','white','linestyle','--','LineWidth',2)
    surf(XX1,YY1,ZZ4,RGB,'FaceLighting','none')
   shading interp 
   line(iaa(:,2),iaa(:,1),600*ones(1,1995),'color','black','LineWidth',1)

 for i=[1:79 81:146]
    line(lx(i).X,ly(i).Y,interp2(xx1,yy1,ZZ3,lx(i).X,ly(i).Y)+5,'color','red','LineWidth',1)
    hold on
 end
 for i=[1:79 81:146]
    line(lx(i).X,ly(i).Y,interp2(xx1,yy1,ZZ4,lx(i).X,ly(i).Y),'color','red','LineWidth',1)
    hold on
 end
 line([-121.788051800000 -121.788051800000],[36.8061881400000 36.8061881400000],[600-1 274],'color','black','LineStyle','--','LineWidth',1.5)
 line([-121.981345500000,-121.981345500000],[36.8855802400000 36.8855802400000],[600-1 254.3],'color','black','LineStyle','--','LineWidth',1.5)
 line([-121.830001500000 -121.830001500000],[36.8349969100000 36.8349969100000],[600 273],'color','black','LineStyle','--','LineWidth',1.5)
 line([-121.874795200000 -121.874795200000],[36.8612926300000 36.8612926300000],[600 260],'color','black','LineStyle','--','LineWidth',1.5)
 line([-121.927389800000 -121.927389800000],[36.8771633000000 36.8771633000000],[600 255],'color','black','LineStyle','--','LineWidth',1.5)
 
 scatter3(-121.981345500000,36.8855802400000,600,'filled','MarkerEdgeColor',[1 0 1],'MarkerFaceColor',[1 0 1]);
 scatter3(-121.788051800000,36.8061881400000,600,'filled','MarkerEdgeColor',[1 0 1],'MarkerFaceColor',[1 0 1]);
 scatter3(-121.830001500000,36.8349969100000,600,'filled','MarkerEdgeColor',[1 0 1],'MarkerFaceColor',[1 0 1]);
 scatter3(-121.874795200000,36.8612926300000,600,'filled','MarkerEdgeColor',[1 0 1],'MarkerFaceColor',[1 0 1]);
 scatter3(-121.927389800000,36.8771633000000,600,'filled','MarkerEdgeColor',[1 0 1],'MarkerFaceColor',[1 0 1]);
 scatter3(-121.81,36.8505,600+10,'^','filled','MarkerEdgeColor','r','MarkerFaceColor','r');
scatter3(-121.826,36.8313,600+10,20,'v','MarkerEdgeColor','g','MarkerFaceColor','g','LineWidth',1.5);
 scatter3(-121.828,36.8332,600+10,20,'v','MarkerEdgeColor','g','MarkerFaceColor','g','LineWidth',1.5);
 scatter3(-121.8299,36.83498,600+10,20,'v','MarkerEdgeColor','g','MarkerFaceColor','g','LineWidth',1.5);
 scatter3(-121.866,36.8581,600+10,20,'v','MarkerEdgeColor','b','MarkerFaceColor','b','LineWidth',1.5);
 scatter3(-121.864,36.8571,600+10,20,'v','MarkerEdgeColor','b','MarkerFaceColor','b','LineWidth',1.5);
 scatter3(-121.862,36.8560,600+10,20,'v','MarkerEdgeColor','b','MarkerFaceColor','b','LineWidth',1.5);
 scatter3(-121.860,36.8549,600+10,20,'v','MarkerEdgeColor','b','MarkerFaceColor','b','LineWidth',1.5);
 scatter3(-121.858,36.8538,600+10,20,'v','MarkerEdgeColor','b','MarkerFaceColor','b','LineWidth',1.5);
 scatter3(-121.928,36.8772,600+10,20,'v','MarkerEdgeColor','b','MarkerFaceColor','b','LineWidth',1.5);
 scatter3(-121.932,36.8784,600+10,20,'v','MarkerEdgeColor','b','MarkerFaceColor','b','LineWidth',1.5);
 scatter3(-121.936,36.8796,600+10,20,'v','MarkerEdgeColor','b','MarkerFaceColor','b','LineWidth',1.5);

 scatter3(-121.963,36.8855,600+10,20,'v','MarkerEdgeColor','b','MarkerFaceColor','b','LineWidth',1.5);
 scatter3(-121.967,36.8855,600+10,20,'v','MarkerEdgeColor','b','MarkerFaceColor','b','LineWidth',1.5);
 
xlim([-122 inf ]) 
 ylim([36.78 36.9 ]) 
 zlim([-300 inf  ]) 
 set(gca,'ZTick',[-300:100:0]);
 set(gcf,'Position',[640 100 1000 900])
  set(gca,'XTick',[-122:0.05:121.8]);
grid off
xlabel('Longitude')
ylabel('Latitude')
zlabel('Elevation (m)')
set(get(gca, 'YLabel'), 'Rotation', -40);
set(get(gca, 'XLabel'), 'Rotation', 10);
set(get(gca, 'ZLabel'),'position',[-122.0259143122558,36.899000,-100.0003676745837]);
set(gca,'FontSize',15);
colorbar 
c=colorbar;
c.Position=[0.92,0.2,0.02,0.3];
caxis([190 1300])
c.Label.String = 'Vs (m/s)';
c.FontSize=15; 

set(c.Label,'Position',[ 0.7 max(c.Limits)*1.1 ],'Rotation',360,'FontSize',15);
view(-26,23)
set(gca,'LooseInset',get(gca,'TightInset'))
set(gca, 'LooseInset', [0.1,0,0.11,0]);
ax3 = axes;
colormap(ax3,mymap)
c3=colorbar(ax3);
caxis([-938.8131713867188,-1.757333171367645])
axis off
c3.Label.String = 'Elevation (m)';
c3.FontSize=15; 
c3.Position=[0.92,0.6,0.02,0.3];
set(c3.Label,'Position',[ 0.5 100 ],'Rotation',360,'FontSize',15);
% print('figure20','-dsvg','-r300')
%% figureA1
load ('figureA1.mat')
figure
imagesc(0.01:0.01:19.95,0.01:0.01:0.3,vs_d)
colormap(jet)
set(gca,'FontSize',25);
title(' ','FontSize',25)
annotation('textbox',[.02 .8 .1 .2],'String','(a)','EdgeColor','none','FontSize',25)
xlabel('Distance (km)','FontSize',25)
ylabel('Depth (km)','FontSize',25)
c=colorbar;
c.Label.String = 'dVs (%)';
c.FontSize=25; 
set(c.Label,'Position',[ 0.5 max(c.Limits)*1.02 ],'Rotation',360,'FontSize',25);
caxis([570,630])
set(c,'Ticks',[570 600 630]);
set(c,'TickLabels',[-5 0 5]);
set(gcf,'Position',[640 558 1600 420])
set(gca,'LooseInset',get(gca,'TightInset'))
set(gca, 'LooseInset', [0,0,0.02,0]);
% print('figureA1a','-dsvg','-r300')

figure
imagesc(0.01:0.01:19.95,0.01:0.01:0.3,vsi)
colormap(jet)
set(gca,'FontSize',25);
title(' ','FontSize',25)
annotation('textbox',[.02 .8 .1 .2],'String','(b)','EdgeColor','none','FontSize',25)
xlabel('Distance (km)','FontSize',25)
ylabel('Depth (km)','FontSize',25)
c=colorbar;
c.Label.String = 'dVs (%)';
c.FontSize=25; 
set(c.Label,'Position',[ 0.5 max(c.Limits)*1.02 ],'Rotation',360,'FontSize',25);
caxis([570,630])
set(c,'Ticks',[570 600 630]);
set(c,'TickLabels',[-5 0 5]);
set(gcf,'Position',[640 558 1600 420])
set(gca,'LooseInset',get(gca,'TightInset'))
set(gca, 'LooseInset', [0,0,0.02,0]);
% print('figureA1b','-dsvg','-r300')

figure
imagesc(0.01:0.01:19.95,0.01:0.01:0.3,vs1)
hold on 
plot([0.01 19.95],[0.105,0.105], 'k--','LineWidth',2)
plot([0.01 19.95], [0.205 0.205],'k--','LineWidth',2)
for i=1:1:19.95
plot([i,i],[0,0.31], 'k--','LineWidth',2)
end
colormap(jet)
set(gca,'FontSize',25);
title(' ','FontSize',25)
annotation('textbox',[.02 .8 .1 .2],'String','(c)','EdgeColor','none','FontSize',25)
xlabel('Distance (km)','FontSize',25)
ylabel('Depth (km)','FontSize',25)
c=colorbar;
c.Label.String = 'dVs (%)';
c.FontSize=25; 
set(c.Label,'Position',[ 0.5 max(c.Limits)*1.02 ],'Rotation',360,'FontSize',25);
caxis([570,630])
set(c,'Ticks',[570 600 630]);
set(c,'TickLabels',[-5 0 5]);
set(gcf,'Position',[640 558 1600 420])
set(gca,'LooseInset',get(gca,'TightInset'))
set(gca, 'LooseInset', [0,0,0.02,0]);
% print('figureA1c','-dsvg','-r300')
%% S1

[x y]=meshgrid(1:0.01:1000,1:0.1:100);
f=(x.*abs(sin((pi*y)./x)))./(pi*y);
figure
pcolor(x,y,f)
shading interp;
hold on
semilogx(1:100,1:100, 'w--','LineWidth',2)
colormap(jet)
xlabel('Wavelength (m)','FontSize',15);
ylabel('Gauge length (m)','FontSize',15);
annotation('textbox',[.00 .82 .1 .2],'String','(a)','EdgeColor','none','FontSize',15)
title(' ','FontSize',15)
set(gca,'xscale','log')
set(gca,'FontSize',15);
c=colorbar;
caxis([0 0.9]);
set(get(c,'title'), 'string','\itR','FontName','Times New Roman')
c.FontSize=15; 
set(gcf,'Position',[640 558 560 420])
set(gca,'LooseInset',get(gca,'TightInset'))
set(gca, 'LooseInset', [0,0,0.04,0.00]);
xlim([1,1000])
% print('figures1a','-dsvg','-r300')


xxx=10;
yyy=0:0.1:100;
fff=(xxx.*abs(sin((pi*yyy)./xxx)))./(pi*yyy);
figure
plot(yyy,fff ,'k','LineWidth',2)
xlabel('Gauge length (m)','FontSize',15);
ylabel('R','FontSize',15);
annotation('textbox',[.00 .82 .1 .2],'String','(b)','EdgeColor','none','FontSize',15)
set(gca,'FontSize',15);
set(gcf,'Position',[640 558 560 420])
set(gca,'LooseInset',get(gca,'TightInset'))
set(gca, 'LooseInset', [0,0,0.04,0.00]);
legend(['\fontname{Times New Roman}λ=10m'],'FontSize',15);
% print('figures1b','-dsvg','-r300')

yy=10;
xx=0.001:0.001:100;
ff=(xx.*abs(sin((pi*yy)./xx)))./(pi*yy);
figure
plot(xx,ff ,'k','LineWidth',2)
xlabel('Wavelength (m)','FontSize',15);
ylabel('R','FontSize',15);
annotation('textbox',[.00 .82 .1 .2],'String','(c)','EdgeColor','none','FontSize',15)
set(gca,'FontSize',15);
set(gcf,'Position',[640 558 560 420])
set(gca,'LooseInset',get(gca,'TightInset'))
set(gca, 'LooseInset', [0,0,0.04,0.00]);
 legend(['\fontname{Times New Roman}g=10m'],'Location','southeast','FontSize',15);
% print('figures1c','-dsvg','-r300')

figure
plot(xx,ff ,'k','LineWidth',2)
xlabel('Wavelength (m)','FontSize',15);
ylabel('R','FontSize',15);
annotation('textbox',[.00 .82 .1 .2],'String','(d)','EdgeColor','none','FontSize',15)
set(gca,'FontSize',15);
set(gcf,'Position',[640 558 560 420])
set(gca,'LooseInset',get(gca,'TightInset'))
set(gca, 'LooseInset', [0,0,0.04,0.00]);
xlim([0,12])
ylim([0,0.25])
legend(['\fontname{Times New Roman}g=10m'],'FontSize',15);
% print('figures1d','-dsvg','-r300')
%% s2
load ('figures2.mat')
figure
imagesc(fmin:df:fmax,vmin:vmax,mld1)
set(gca,'Ydir','normal')
set(gca,'FontSize',15);
colormap(jet)
ylabel('Phase velocity(m/s)','FontSize',15);
xlabel('Frequency(Hz)','FontSize',15)
hold on 
plot(fmin:df:fmax,cr_0d1max(:,1),'k--','LineWidth',1.5) 
plot(fmin:df*10:fmax,vr(1:10:end,1),'g*','LineWidth',1.5) 
annotation('textbox',[.00 .8 .1 .2],'String','(a)','EdgeColor','none','FontSize',15)
legend(['\fontname{Times New Roman}g=1m'],['\fontname{Times New Roman}Theoretical dispersion curve'],'Location','southeast');
colorbar
c=colorbar;
c.FontSize=15; 
set(gcf,'Position',[640 558 560 420])
set(gca,'LooseInset',get(gca,'TightInset'))
set(gca, 'LooseInset', [0,0,0.04,0]);
% print('figures2a','-dsvg','-r300')

figure
imagesc(fmin:df:fmax,vmin:vmax,mld10)
set(gca,'Ydir','normal')
set(gca,'FontSize',15);
colormap(jet)
ylabel('Phase velocity(m/s)','FontSize',15);
xlabel('Frequency(Hz)','FontSize',15)
hold on 
plot(fmin:df:fmax,cr_0d10max,'k--','LineWidth',1.5) 
plot(fmin:df*10:fmax,vr(1:10:end,1),'g*','LineWidth',1.5) 
plot(fmin:df:fmax,(fmin:df:fmax)*10,'w--','LineWidth',1.5) 
annotation('textbox',[.00 .8 .1 .2],'String','(b)','EdgeColor','none','FontSize',15)
annotation('textbox',[.65 .52 .1 .2],'String','λ=10m','color',[1,1,1],'EdgeColor','none','FontSize',15)
legend(['\fontname{Times New Roman}g=10m'],['\fontname{Times New Roman}Theoretical dispersion curve'],'Location','southeast');
colorbar
c=colorbar;
c.FontSize=15; 
set(gcf,'Position',[640 558 560 420])
set(gca,'LooseInset',get(gca,'TightInset'))
set(gca, 'LooseInset', [0,0,0.04,0]);
% print('figures2b','-dsvg','-r300')

figure
imagesc(fmin:df:fmax,vmin:vmax,mld20)
set(gca,'Ydir','normal')
set(gca,'FontSize',15);
colormap(jet)
ylabel('Phase velocity(m/s)','FontSize',15);
xlabel('Frequency(Hz)','FontSize',15)
hold on 
plot(fmin:df:fmax,cr_0d20max,'k--','LineWidth',1.5) 
plot(fmin:df*10:fmax,vr(1:10:end,1),'g*','LineWidth',1.5) 
plot(fmin:df:fmax,(fmin:0.2:fmax)*20,'w--','LineWidth',1.5) 
plot(fmin:df:fmax,(fmin:0.2:fmax)*20/2,'w--','LineWidth',1.5) 
plot(fmin:df:fmax,(fmin:0.2:fmax)*20/3,'w--','LineWidth',1.5) 
annotation('textbox',[.00 .8 .1 .2],'String','(c)','EdgeColor','none','FontSize',15)
annotation('textbox',[.33 .62 .1 .2],'String','λ=20m','color',[1,1,1],'EdgeColor','none','FontSize',15)
annotation('textbox',[.62 .48 .1 .2],'String','λ=10m','color',[1,1,1],'EdgeColor','none','FontSize',15)
annotation('textbox',[0.54 .17 .1 .2],'String','λ=20/3m','color',[1,1,1],'EdgeColor','none','FontSize',15)
legend(['\fontname{Times New Roman}g=20m'],['\fontname{Times New Roman}Theoretical dispersion curve'],'Location','southeast');
colorbar
c=colorbar;
c.FontSize=15; 
set(gcf,'Position',[640 558 560 420])
set(gca,'LooseInset',get(gca,'TightInset'))
set(gca, 'LooseInset', [0,0,0.04,0]);
% print('figures2c','-dsvg','-r300')
%% S3
load figures3.mat

figure
imagesc(vs28)
colormap(jet)
set(gca,'FontSize',15);
title(' ','FontSize',15)
annotation('textbox',[.00 .8 .1 .2],'String','(a)','EdgeColor','none','FontSize',15)
xlabel('Distance (m)','FontSize',15)
ylabel('Depth (m)','FontSize',15)
c=colorbar;
c.Label.String = 'Vs (m/s)';
c.FontSize=15; 
set(c.Label,'Position',[ 0.5 max(c.Limits)*1.045 ],'Rotation',360,'FontSize',15);
set(gcf,'Position',[640 558 1060 420])
set(gca,'LooseInset',get(gca,'TightInset'))
set(gca, 'LooseInset', [0,0,0.04,0]);
% print('figures3a','-dsvg','-r300')

figure
imagesc(vs416)
colormap(jet)
set(gca,'FontSize',15);
title(' ','FontSize',15)
annotation('textbox',[.00 .8 .1 .2],'String','(b)','EdgeColor','none','FontSize',15)
xlabel('Distance (m)','FontSize',15)
ylabel('Depth (m)','FontSize',15)
c=colorbar;
c.Label.String = 'Vs (m/s)';
c.FontSize=15; 
set(c.Label,'Position',[ 0.5 max(c.Limits)*1.045 ],'Rotation',360,'FontSize',15);
set(gcf,'Position',[640 558 1060 420])
set(gca,'LooseInset',get(gca,'TightInset'))
set(gca, 'LooseInset', [0,0,0.04,0]);
% print('figures3b','-dsvg','-r300')

figure
imagesc(vs624)
colormap(jet)
set(gca,'FontSize',15);
% title('Initial S-wave Velocity Model','FontSize',15)
title(' ','FontSize',15)
annotation('textbox',[.00 .8 .1 .2],'String','(c)','EdgeColor','none','FontSize',15)
xlabel('Distance (m)','FontSize',15)
ylabel('Depth (m)','FontSize',15)
c=colorbar;
c.Label.String = 'Vs (m/s)';
c.FontSize=15; 
set(c.Label,'Position',[ 0.5 max(c.Limits)*1.045 ],'Rotation',360,'FontSize',15);
set(gcf,'Position',[640 558 1060 420])
set(gca,'LooseInset',get(gca,'TightInset'))
set(gca, 'LooseInset', [0,0,0.04,0]);
% print('figures3c','-dsvg','-r300')

figure
imagesc(vsi)
colormap(jet)
set(gca,'FontSize',15);
title(' ','FontSize',15)
annotation('textbox',[.00 .8 .1 .2],'String','(d)','EdgeColor','none','FontSize',15)
xlabel('Distance (m)','FontSize',15)
ylabel('Depth (m)','FontSize',15)
c=colorbar;
c.Label.String = 'Vs (m/s)';
c.FontSize=15; 
set(c.Label,'Position',[ 0.5 max(c.Limits)*1.045 ],'Rotation',360,'FontSize',15);
set(gcf,'Position',[640 558 1060 420])
set(gca,'LooseInset',get(gca,'TightInset'))
set(gca, 'LooseInset', [0,0,0.04,0]);
% print('figures3d','-dsvg','-r300')

%% S4-5a
load figures45a.mat 

figure
imagesc(vs)
colormap(jet)
set(gca,'FontSize',15);
title(' ','FontSize',15)
annotation('textbox',[.00 .8 .1 .2],'String','(a)','EdgeColor','none','FontSize',15)
xlabel('Distance (m)','FontSize',15)
ylabel('Depth (m)','FontSize',15)
c=colorbar;
c.Label.String = 'Vs (m/s)';
c.FontSize=15; 
set(c.Label,'Position',[ 0.5 max(c.Limits)*1.045 ],'Rotation',360,'FontSize',15);
set(gcf,'Position',[640 558 1060 420])
set(gca,'LooseInset',get(gca,'TightInset'))
set(gca, 'LooseInset', [0,0,0.04,0]);
% print('figures4a','-dsvg','-r300')

A=vs_d;
B=vs;
nw=8;
[a,b]=size(A);
for i=1:a
    for j=1:b
        minx=max(j-nw,1);
        maxx=min(j+nw,b);
        miny=max(i-nw,1);
        maxy=min(i+nw,a);
        cor(i,j)=abs(sum(sum(A(miny:maxy,minx:maxx).*B(miny:maxy,minx:maxx)))/sqrt(sum(sum(A(miny:maxy,minx:maxx).*A(miny:maxy,minx:maxx)))*sum(sum(B(miny:maxy,minx:maxx).*B(miny:maxy,minx:maxx)))));
   corall=mean2((cor));
    end
end

figure
imagesc(cor)
colormap(jet)
set(gca,'FontSize',15);
annotation('textbox',[.00 .8 .1 .2],'String','(a)','EdgeColor','none','FontSize',15)
xlabel('Distance (m)','FontSize',15)
ylabel('Depth (m)','FontSize',15)
c=colorbar;
c.Label.String = 'Correlation';
c.FontSize=15; 
caxis([0.979 1])
set(gcf,'Position',[640 558 1060 420])
set(gca,'LooseInset',get(gca,'TightInset'))
set(gca, 'LooseInset', [0,0,0.06,0.02]);
% print('figures5a','-dsvg','-r300')
%% S4-5b
load figures45b.mat 
figure
imagesc(vs)
colormap(jet)
set(gca,'FontSize',15);
title(' ','FontSize',15)
annotation('textbox',[.00 .8 .1 .2],'String','(b)','EdgeColor','none','FontSize',15)
xlabel('Distance (m)','FontSize',15)
ylabel('Depth (m)','FontSize',15)
c=colorbar;
c.Label.String = 'Vs (m/s)';
c.FontSize=15; 
set(c.Label,'Position',[ 0.5 max(c.Limits)*1.045 ],'Rotation',360,'FontSize',15);
set(gcf,'Position',[640 558 1060 420])
set(gca,'LooseInset',get(gca,'TightInset'))
set(gca, 'LooseInset', [0,0,0.04,0]);
% print('figures4b','-dsvg','-r300')

A=vs_d;
B=vs;
nw=8;
[a,b]=size(A);
for i=1:a
    for j=1:b
        minx=max(j-nw,1);
        maxx=min(j+nw,b);
        miny=max(i-nw,1);
        maxy=min(i+nw,a);
        cor(i,j)=abs(sum(sum(A(miny:maxy,minx:maxx).*B(miny:maxy,minx:maxx)))/sqrt(sum(sum(A(miny:maxy,minx:maxx).*A(miny:maxy,minx:maxx)))*sum(sum(B(miny:maxy,minx:maxx).*B(miny:maxy,minx:maxx)))));
   corall=mean2((cor));
    end
end

figure
imagesc(cor)
colormap(jet)
set(gca,'FontSize',15);
annotation('textbox',[.00 .8 .1 .2],'String','(b)','EdgeColor','none','FontSize',15)
xlabel('Distance (m)','FontSize',15)
ylabel('Depth (m)','FontSize',15)
c=colorbar;
c.Label.String = 'Correlation';
c.FontSize=15; 
set(gcf,'Position',[640 558 1060 420])
set(gca,'LooseInset',get(gca,'TightInset'))
set(gca, 'LooseInset', [0,0,0.06,0.02]);
caxis([0.979 1])
% print('figures5b','-dsvg','-r300')
%% S4-5c
load figures45c.mat 
figure
imagesc(vs)
colormap(jet)
set(gca,'FontSize',15);
title(' ','FontSize',15)
annotation('textbox',[.00 .8 .1 .2],'String','(c)','EdgeColor','none','FontSize',15)
xlabel('Distance (m)','FontSize',15)
ylabel('Depth (m)','FontSize',15)
c=colorbar;
c.Label.String = 'Vs (m/s)';
c.FontSize=15; 
set(c.Label,'Position',[ 0.5 max(c.Limits)*1.045 ],'Rotation',360,'FontSize',15);
set(gcf,'Position',[640 558 1060 420])
set(gca,'LooseInset',get(gca,'TightInset'))
set(gca, 'LooseInset', [0,0,0.04,0]);
% print('figures4c','-dsvg','-r300')

A=vs_d;
B=vs;
nw=8;
[a,b]=size(A);
for i=1:a
    for j=1:b
        minx=max(j-nw,1);
        maxx=min(j+nw,b);
        miny=max(i-nw,1);
        maxy=min(i+nw,a);
        cor(i,j)=abs(sum(sum(A(miny:maxy,minx:maxx).*B(miny:maxy,minx:maxx)))/sqrt(sum(sum(A(miny:maxy,minx:maxx).*A(miny:maxy,minx:maxx)))*sum(sum(B(miny:maxy,minx:maxx).*B(miny:maxy,minx:maxx)))));
   corall=mean2((cor));
    end
end

figure
imagesc(cor)
colormap(jet)
set(gca,'FontSize',15);
annotation('textbox',[.00 .8 .1 .2],'String','(c)','EdgeColor','none','FontSize',15)
xlabel('Distance (m)','FontSize',15)
ylabel('Depth (m)','FontSize',15)
c=colorbar;
c.Label.String = 'Correlation';
c.FontSize=15; 
set(gcf,'Position',[640 558 1060 420])
set(gca,'LooseInset',get(gca,'TightInset'))
set(gca, 'LooseInset', [0,0,0.06,0.02]);
caxis([0.979 1])
% print('figures5c','-dsvg','-r300')
%% S4-5d
load ('figures45d.mat')
figure
imagesc(vs)
colormap(jet)
set(gca,'FontSize',15);
title(' ','FontSize',15)
annotation('textbox',[.00 .8 .1 .2],'String','(d)','EdgeColor','none','FontSize',15)
xlabel('Distance (m)','FontSize',15)
ylabel('Depth (m)','FontSize',15)
c=colorbar;
c.Label.String = 'Vs (m/s)';
c.FontSize=15; 
set(c.Label,'Position',[ 0.5 max(c.Limits)*1.045 ],'Rotation',360,'FontSize',15);
set(gcf,'Position',[640 558 1060 420])
set(gca,'LooseInset',get(gca,'TightInset'))
set(gca, 'LooseInset', [0,0,0.04,0]);
% print('figures4d','-dsvg','-r300')

A=vs_d;
B=vs;
nw=8;
[a,b]=size(A);
for i=1:a
    for j=1:b
        minx=max(j-nw,1);
        maxx=min(j+nw,b);
        miny=max(i-nw,1);
        maxy=min(i+nw,a);
        cor(i,j)=abs(sum(sum(A(miny:maxy,minx:maxx).*B(miny:maxy,minx:maxx)))/sqrt(sum(sum(A(miny:maxy,minx:maxx).*A(miny:maxy,minx:maxx)))*sum(sum(B(miny:maxy,minx:maxx).*B(miny:maxy,minx:maxx)))));
   corall=mean2((cor));
    end
end

figure
imagesc(cor)
colormap(jet)
set(gca,'FontSize',15);
annotation('textbox',[.00 .8 .1 .2],'String','(d)','EdgeColor','none','FontSize',15)
xlabel('Distance (m)','FontSize',15)
ylabel('Depth (m)','FontSize',15)
c=colorbar;
c.Label.String = 'Correlation';
c.FontSize=15; 
set(gcf,'Position',[640 558 1060 420])
set(gca,'LooseInset',get(gca,'TightInset'))
set(gca, 'LooseInset', [0,0,0.06,0.02]);
caxis([0.979 1])
% print('figures5d','-dsvg','-r300')
